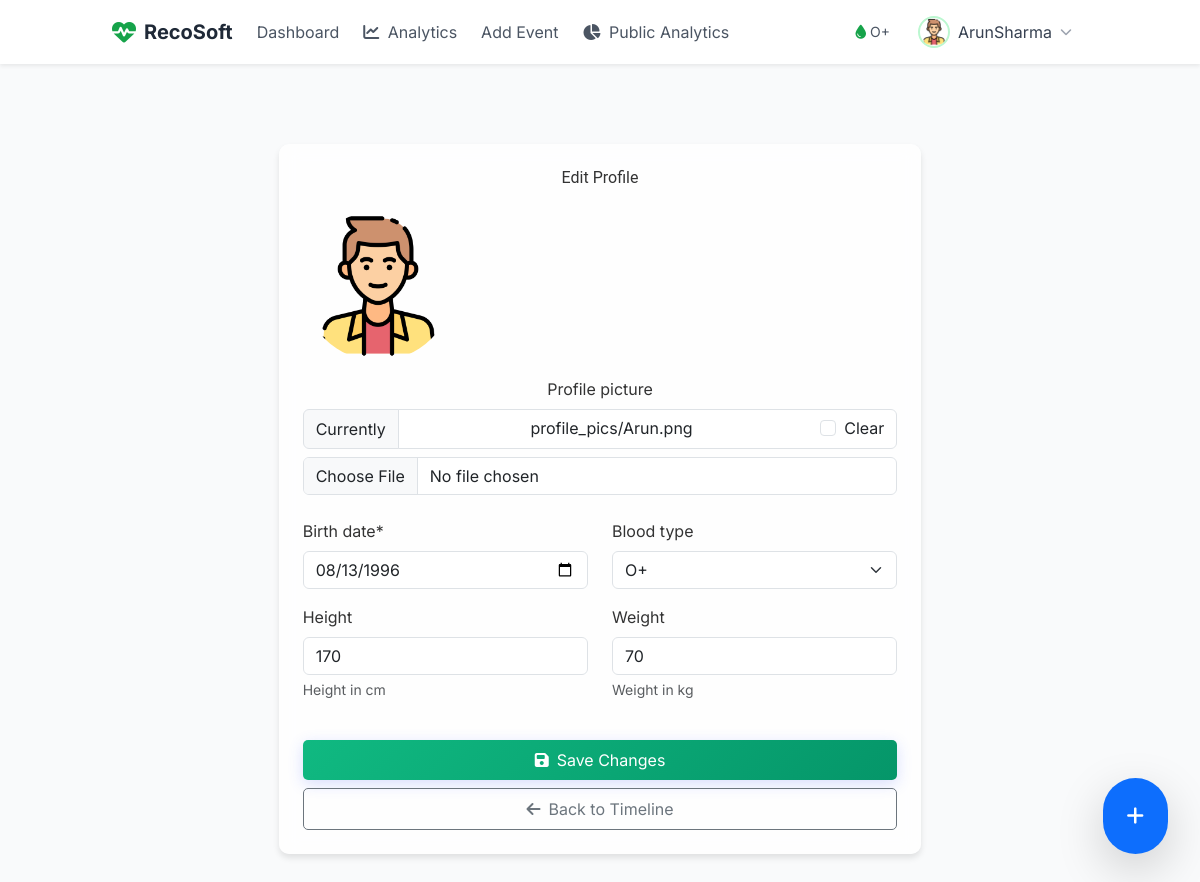
Screenshot of /timeline/profile/ (signed in) with the database file from the repository.
### timeline/models.py (models this page shows, shortened)
class MedicalProfile(models.Model):
    user = models.OneToOneField(User, on_delete=models.CASCADE)
    birth_date = models.DateField(null=True, blank=True)  # Made optional
    blood_type = models.CharField(
        max_length=5,
        choices=[
            ('A+', 'A+'), ('A-', 'A-'),
            ('B+', 'B+'), ('B-', 'B-'),
            ('AB+', 'AB+'), ('AB-', 'AB-'),
            ('O+', 'O+'), ('O-', 'O-'),
        ],
        null=True,
        blank=True
    )
    height = models.PositiveIntegerField(help_text="Height in cm", null=True, blank=True)
    weight = models.PositiveIntegerField(help_text="Weight in kg", null=True, blank=True)
    profile_picture = models.ImageField(
        upload_to='profile_pics/',
        null=True,
        blank=True,
        default='profile_pics/default-profile.jpg'  # Default profile picture
    )
    share_token = models.CharField(max_length=100, blank=True, null=True, unique=True)

### timeline/views.py (the view, shortened to what this page needs)
# urls.py: path('profile/', views.MedicalProfileUpdateView.as_view(), name='profile'),
class MedicalProfileUpdateView(LoginRequiredMixin, UpdateView):
    model = MedicalProfile
    form_class = MedicalProfileForm
    template_name = 'timeline/profile_form.html'
    success_url = reverse_lazy('timeline:index')
    def get_object(self, queryset=None):
        obj, created = MedicalProfile.objects.get_or_create(user=self.request.user)
        return obj

### timeline/forms.py (shortened to what this page needs)
class MedicalProfileForm(forms.ModelForm):
    birth_date = forms.DateField(
        widget=forms.DateInput(attrs={'type': 'date'}),
        required=True
    )
    class Meta:
        model = MedicalProfile
        fields = ['birth_date', 'blood_type', 'height', 'weight', 'profile_picture']
        widgets = {
            'blood_type': forms.Select(attrs={'class': 'form-select'}),
        }

### timeline/context_processors.py (called while the page is built)
def user_profile(request):
    if request.user.is_authenticated:
        try:
            profile = MedicalProfile.objects.get(user=request.user)
        except MedicalProfile.DoesNotExist:
            profile = None
        return {'profile': profile}
    return {}

### timeline/templates/timeline/profile_form.html (shortened to what this page needs)
{% extends "timeline/base.html" %}
{% load crispy_forms_tags %}
{% block content %}
<div class="container mt-5">
    <div class="row justify-content-center">
        <div class="col-md-8">
            <div class="glass-card p-4">
                <h2 class="text-center mb-4">Edit Profile</h2>
                <form method="post" enctype="multipart/form-data">
                    {% if form.profile_picture %}
                    <div class="text-center mb-4">
                        {% if object.profile_picture %}
                            <img src="{{ object.profile_picture.url }}" alt="Current Profile Picture"
                                 class="rounded-circle mb-3" style="width: 150px; height: 150px; object-fit: cover;">
                        {% endif %}
                        <div class="mb-3">
                            {{ form.profile_picture|as_crispy_field }}
                        </div>
                    </div>
                    {% endif %}
                    <div class="row">
                        <div class="col-md-6">
                            {{ form.birth_date|as_crispy_field }}
                        </div>
                        <div class="col-md-6">
                            {{ form.blood_type|as_crispy_field }}
                        </div>
                    </div>
                    <div class="row">
                        <div class="col-md-6">
                            {{ form.height|as_crispy_field }}
                        </div>
                        <div class="col-md-6">
                            {{ form.weight|as_crispy_field }}
                        </div>
                    </div>
                    <div class="d-grid gap-2 mt-4">
                        <button type="submit" class="btn btn-primary">
                            <i class="fas fa-save me-2"></i>Save Changes
                        </button>
                        <a href="{% url 'timeline:index' %}" class="btn btn-outline-secondary">
                            <i class="fas fa-arrow-left me-2"></i>Back to Timeline
                        </a>
                    </div>
                </form>
            </div>
        </div>
    </div>
</div>
{% endblock %}

### timeline/templates/timeline/base.html (shortened to what this page needs)
{% load static %}
<!DOCTYPE html>
<html lang="en">
<head>
    <script src="https://cdn.tailwindcss.com"></script>
    <link href="https://cdn.jsdelivr.net/npm/bootstrap@5.3.3/dist/css/bootstrap.min.css" rel="stylesheet">
    <link rel="stylesheet" href="https://cdnjs.cloudflare.com/ajax/libs/font-awesome/6.4.0/css/all.min.css">
    <link rel="stylesheet" href="https://cdnjs.cloudflare.com/ajax/libs/animate.css/4.1.1/animate.min.css">
    <link rel="stylesheet" href="{% static 'timeline/css/styles.css' %}">
</head>
<body class="bg-gray-50">
    <nav class="bg-white shadow-sm sticky top-0 z-50">
        <div class="container mx-auto px-4">
            <div class="flex justify-between items-center h-16">
                <div class="flex items-center space-x-6">
                    <a href="{% url 'timeline:home' %}" class="flex items-center space-x-2">
                        <i class="fas fa-heartbeat text-green-600 text-2xl"></i>
                        <span class="font-bold text-xl text-gray-800">RecoSoft</span>
                    </a>
                    {% if user.is_authenticated %}
                        <a href="{% url 'timeline:index' %}"
                           class="text-gray-600 hover:text-green-600 transition-colors duration-200">Dashboard</a>
                        <a href="{% url 'timeline:analytics' %}"
                           class="text-gray-600 hover:text-green-600 transition-colors duration-200">
                            <i class="fas fa-chart-line me-1"></i> Analytics
                        </a>
                        <a href="{% url 'timeline:event-add' %}"
                           class="text-gray-600 hover:text-green-600 transition-colors duration-200">Add Event</a>
                    {% endif %}
                    <a href="{% url 'timeline:public-analytics' %}"
                       class="text-gray-600 hover:text-green-600 transition-colors duration-200">
                        <i class="fas fa-chart-pie me-1"></i> Public Analytics
                    </a>
                </div>
                <div class="flex items-center space-x-4">
                    {% if user.is_authenticated %}
                        <div class="flex items-center space-x-3">
                            {% if profile %}
                                <span class="hidden md:flex items-center text-sm text-gray-600">
                                    {% if profile.blood_type %}
                                        <i class="fas fa-tint text-green-600 mr-1"></i>
                                        {{ profile.blood_type }}
                                    {% endif %}
                                </span>
                            {% endif %}
                            <div class="dropdown">
                                <button class="flex items-center space-x-2 bg-white hover:bg-green-50 rounded-full px-3 py-2 transition-colors duration-200"
                                        type="button" id="profileDropdown" data-bs-toggle="dropdown">
                                    <img src="{% if profile and profile.profile_picture %}{{ profile.profile_picture.url }}{% else %}{% static 'timeline/images/default-profile.jpg' %}{% endif %}"
                                         alt="Profile"
                                         class="w-8 h-8 rounded-full object-cover border-2 border-green-200">
                                    <span class="hidden md:inline text-gray-700">{{ user.get_full_name|default:user.username }}</span>
                                    <i class="fas fa-chevron-down text-gray-400 text-xs"></i>
                                </button>
                            </div>
                        </div>
                    {% else %}
                        <a href="{% url 'timeline:login' %}"
                           class="btn btn-outline-success rounded-full px-4">Login</a>
                        <a href="{% url 'timeline:signup' %}"
                           class="btn btn-success rounded-full px-4">Sign Up</a>
                    {% endif %}
                </div>
            </div>
        </div>
    </nav>
    <main class="container mx-auto py-8">
        {% block content %}{% endblock %}
    </main>
    {% if user.is_authenticated %}
        <a href="{% url 'timeline:event-add' %}"
           class="fixed bottom-8 right-8 bg-primary hover:bg-primary-dark text-white rounded-full p-4 shadow-lg transition-transform hover:-translate-y-1">
            <i class="fas fa-plus text-xl"></i>
        </a>
    {% endif %}
</body>
</html>

### timeline/static/css/styles.css (style rules this page uses)
:root { --primary: #10B981; --primary-light: #D1FAE5; --primary-dark: #059669; --secondary: #4cc9f0; --success: #06d6a0; --danger: #ef476f; --warning: #ffd60a; --info: #118ab2; --dark: #1f2937; --light: #f8f9fa; --gradient-primary: linear-gradient(135deg, var(--primary) 0%, var(--primary-dark) 100%); --gradient-secondary: linear-gradient(135deg, var(--secondary) 0%, var(--primary-light) 100%); }
body { font-family: 'Inter', sans-serif; background-color: #f5f7fa; color: #333; line-height: 1.6; }
.glass-card { background: rgba(255, 255, 255, 0.8); backdrop-filter: blur(10px); border-radius: 10px; box-shadow: 0 4px 6px rgba(0, 0, 0, 0.1); }
h1, h2 { font-family: 'Roboto', sans-serif; color: #333; }
.btn { padding: 0.5rem 1rem; border-radius: 5px; font-size: 1rem; transition: all 0.3s ease; }
.btn-outline-secondary { border: 1px solid #6c757d; color: #6c757d; background-color: transparent; }
.btn::after { content: ''; position: absolute; top: 50%; left: 50%; width: 0; height: 0; background: rgba(255, 255, 255, 0.2); border-radius: 50%; transform: translate(-50%, -50%); transition: width 0.6s ease, height 0.6s ease; }
.btn-primary { background: var(--gradient-primary); border: none; box-shadow: 0 4px 15px rgba(67, 97, 238, 0.2); }
.animate-slide-up { animation: slideUp 0.5s ease forwards; }

### rows the page displays
MedicalProfile: blood_type "O+", profile_picture (picture), birth_date "08/13/1996", height "170", weight "70"

### other values shown
{{ user.get_full_name|default:user.username }} "ArunSharma"
